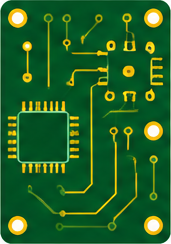
#> input picture examples/mphf-net/assets/01_R1_pcb.png, 171 x 244 px
$ python vector_trace.py ../examples/mphf-net/assets/01_R1_pcb.png
#> lines starting #> are read from the running program, lines starting #| are printed output that depends on the picture; after the words box and inside, x2 and y2 are one past the last pixel; in counts of white or black regions, pixels touching at a corner belong together
#!/usr/bin/env python3
"""Trace simple raster icons into editable polygon paths, SVG, or PPTX freeforms."""

from __future__ import annotations

import argparse
import importlib.util
import json
from pathlib import Path
from typing import Any


def _load_cv2():
    try:
        import cv2
    except ImportError as exc:
        raise RuntimeError("vector_trace.py 需要 OpenCV：pip install opencv-python") from exc
    return cv2


# [20 lines left out: function _write_svg, not called in this run]


def trace_image(
    image_path: str | Path,
    *,
    threshold: int = 245,
    invert: bool = False,
    min_area: float = 12.0,
    epsilon_ratio: float = 0.01,
    svg_path: str | Path | None = None,
    svg_fill: str = "#123A9A",
) -> dict[str, Any]:
#> called with threshold = 245, invert = False, min_area = 12, epsilon_ratio = 0.01, svg_fill = '#123A9A'
    source = Path(image_path)
    if not source.is_file():
        raise FileNotFoundError(source)
    if not 0 <= threshold <= 255:
        raise ValueError("threshold 必须位于 0..255")
    if min_area < 0 or not 0 <= epsilon_ratio <= 0.2:
        raise ValueError("min_area/epsilon_ratio 参数无效")

    cv2 = _load_cv2()
    image = cv2.imread(str(source), cv2.IMREAD_UNCHANGED)
#> image is the input picture: shape (244, 171, 4); mean B, G, R, A 38.9, 97.3, 31.9, 255
    if image is None:
        raise ValueError(f"无法读取图像：{source}")
    if len(image.shape) == 2:
        gray = image
    elif image.shape[2] == 4:
        color = image[:, :, :3].astype("float32")
        alpha = image[:, :, 3:4].astype("float32") / 255.0
#> alpha: shape (244, 171, 1) float32; every value is 1
        background = 0.0 if invert else 255.0
        composited = (color * alpha + background * (1.0 - alpha)).astype("uint8")
        gray = cv2.cvtColor(composited, cv2.COLOR_BGR2GRAY)
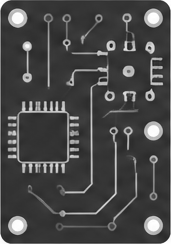
#> gray: shape (244, 171); min 22, max 255, mean 71.1
    else:
        gray = cv2.cvtColor(image, cv2.COLOR_BGR2GRAY)
    threshold_mode = cv2.THRESH_BINARY if invert else cv2.THRESH_BINARY_INV
    _, mask = cv2.threshold(gray, threshold, 255, threshold_mode)
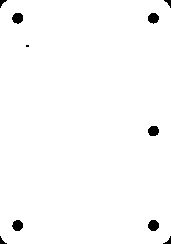
#> mask: shape (244, 171); 98.6% white; 10 black regions (1 under 20 px)
    contours, hierarchy = cv2.findContours(mask, cv2.RETR_CCOMP, cv2.CHAIN_APPROX_SIMPLE)
#> contours = 7 contours, 1 with area under 20; largest, box (x1, y1, x2, y2) and area: (0, 0, 171, 244) 41217, (147, 219, 160, 232) 111, (11, 12, 24, 25) 110, (11, 219, 24, 232) 108, (147, 12, 160, 25) 107, (147, 125, 160, 137) 106
    hierarchy_rows = hierarchy[0] if hierarchy is not None else []
    paths: list[dict[str, Any]] = []
    for index, contour in enumerate(contours):
        area = abs(float(cv2.contourArea(contour)))
        if area < min_area:
            continue
        perimeter = float(cv2.arcLength(contour, True))
        approximation = cv2.approxPolyDP(contour, perimeter * epsilon_ratio, True)
        points = [[float(point[0][0]), float(point[0][1])] for point in approximation]
        if len(points) < 3:
            continue
        parent = int(hierarchy_rows[index][3]) if len(hierarchy_rows) else -1
        paths.append(
            {
                "id": "trace_path_pending",
                "points_px": points,
                "area_px2": round(area, 3),
                "hole": parent >= 0,
            }
        )
#> this loop made 7 passes
#> (area, perimeter, parent) on passes 2, 3, 4, 6, 7: (111, 38.63, 0), (108, 38.63, 0), (106.5, 38.38, 0), (107, 38.63, 0), (110.5, 39.21, 0)
#> (area, perimeter, points, parent) on pass 1: (41217, 811.9, [[4, 2], [2, 239], [166, 241], [167, 3]], -1)
#> after the loop, paths = 6 items
    paths.sort(key=lambda item: item["area_px2"], reverse=True)
    for index, item in enumerate(paths, start=1):
        item["id"] = f"trace_path_{index:03d}"
#> this loop made 6 passes
    height, width = gray.shape[:2]
#> height = 244; width = 171
    result: dict[str, Any] = {
        "passed": bool(paths),
        "source_image": str(source.resolve()),
        "source_size_px": [width, height],
        "threshold": threshold,
        "invert": invert,
        "paths": paths,
        "issues": [] if paths else [{"code": "no_traceable_contours"}],
    }
    if svg_path:
        target = Path(svg_path)
        _write_svg(result, target, svg_fill)
        result["svg_path"] = str(target.resolve())
    return result


# [40 lines left out: functions _load_shape_canvas, materialize_pptx, not called in this run]


def main() -> int:
    parser = argparse.ArgumentParser(description="Trace simple raster icons into editable vectors.")
    parser.add_argument("image")
    parser.add_argument("--threshold", type=int, default=245)
    parser.add_argument("--invert", action="store_true")
    parser.add_argument("--min-area", type=float, default=12.0)
    parser.add_argument("--epsilon-ratio", type=float, default=0.01)
    parser.add_argument("--svg-out")
    parser.add_argument("--pptx-out")
    parser.add_argument("--json-out")
    parser.add_argument("--pretty", action="store_true")
    args = parser.parse_args()
    try:
        result = trace_image(
            args.image,
            threshold=args.threshold,
            invert=args.invert,
            min_area=args.min_area,
            epsilon_ratio=args.epsilon_ratio,
            svg_path=args.svg_out,
        )
#> result = 7 items
        if args.pptx_out and result["passed"]:
            materialize_pptx(result, args.pptx_out)
            result["pptx_path"] = str(Path(args.pptx_out).resolve())
    except Exception as exc:
        result = {"passed": False, "issues": [{"code": "runtime_error", "message": str(exc)}]}
    payload = json.dumps(result, ensure_ascii=False, indent=2 if args.pretty else None)
    print(payload)
#> (printed output is left out)
    if args.json_out:
        target = Path(args.json_out)
        target.parent.mkdir(parents=True, exist_ok=True)
        target.write_text(payload + "\n", encoding="utf-8")
    return 0 if result["passed"] else 1


if __name__ == "__main__":
    raise SystemExit(main())
#> (the program exits here)
